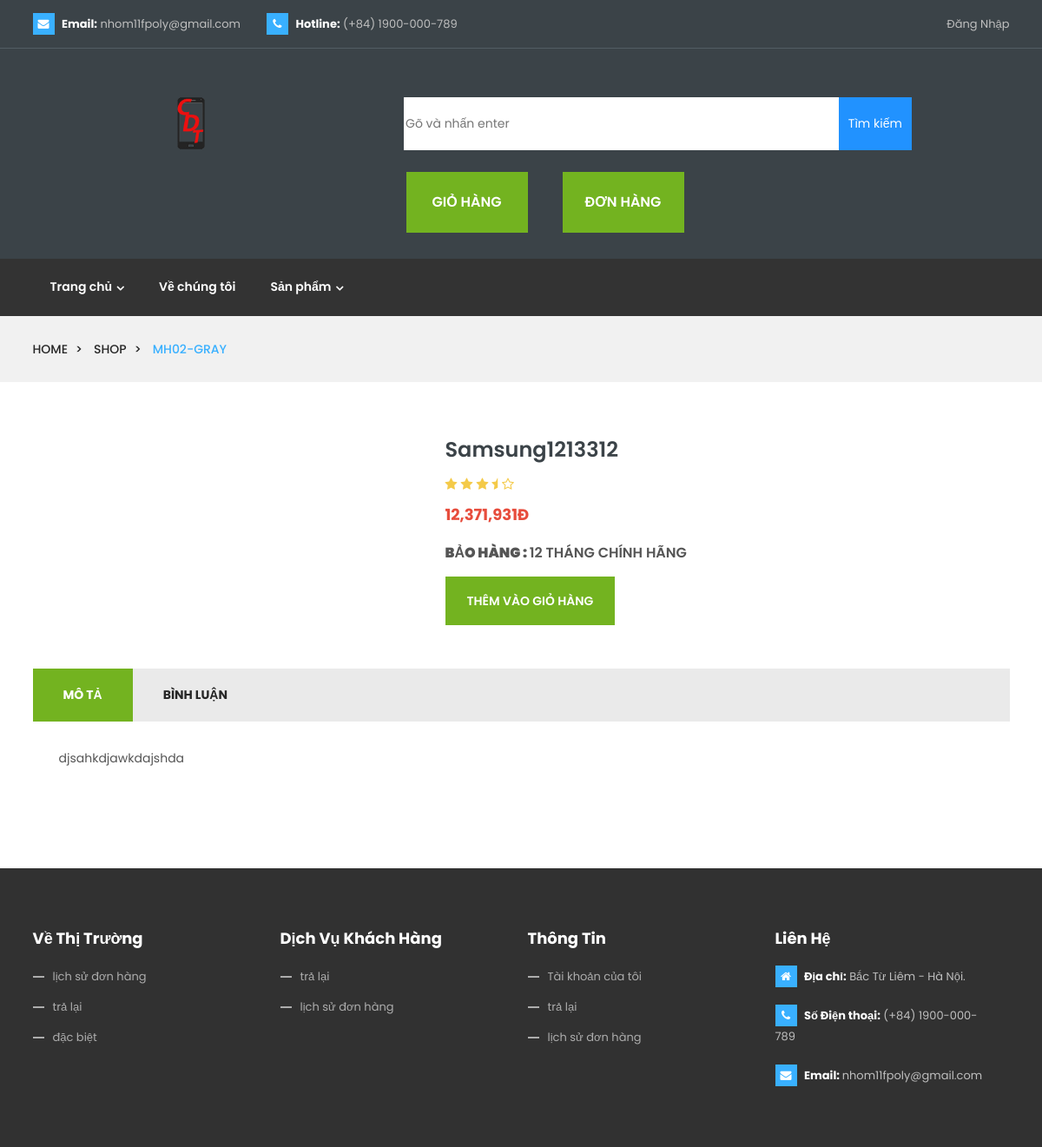
The app's page /index.php?act=sanphamct&id_sp=3 with its own data.
### tables this page shows
CREATE TABLE `sanpham` (
  `id_sp` int NOT NULL,
  `name_sp` varchar(50) NOT NULL,
  `img_sp` char(40) NOT NULL,
  `price_sp` int NOT NULL,
  `mota_sp` varchar(2000) NOT NULL,
  `id_danhmuc` int NOT NULL
);

### model/pdo.php (called while the page is built, shortened)
<?php
function pdo_get_connection()
{
    $dburl = "mysql:host=localhost;dbname=db_chung;charset=utf8";
    $username = 'root';
    $password = '';
    $conn = new PDO($dburl, $username, $password);
    $conn->setAttribute(PDO::ATTR_ERRMODE, PDO::ERRMODE_EXCEPTION);
    return $conn;
}
function pdo_query_one($sql)
{
    $sql_args = array_slice(func_get_args(), 1);
    try {
        $conn = pdo_get_connection();
        $stmt = $conn->prepare($sql);
        $stmt->execute($sql_args);
        $row = $stmt->fetch(PDO::FETCH_ASSOC);
        return $row;
    } catch (PDOException $e) {
        throw $e;
    } finally {
        unset($conn);
    }
}

### model/sanpham.php (called while the page is built, shortened)
<?php
    function load_one_sanpham($id)
    {
        if ($id >0) {
            $sql = "SELECT * from sanpham where id_sp =". $id;
            $sp = pdo_query_one($sql);
            return $sp;
        }else{
            return "";
        }
    }
?>

### font_end/detail.php (the view, shortened to what this page needs)
<div class="page-breadcrumb-wrap">
    <div class="container">
        <div class="row">
            <div class="col-lg-12">
                <div class="page-breadcrumb">
                    <ul class="nav">
                        <li><a href="index.php?act=go_home">Home</a></li>
                        <li><a href="shop.html">Shop</a></li>
                        <li><a href="#" class="active">MH02-Gray</a></li>
                    </ul>
                </div>
            </div>
        </div>
    </div>
</div>
<div id="page-content-wrapper">
    <div class="container">
        <div class="row">
            <div class="col-lg-12">
                <div class="single-product-page-content">
                    <div class="row">
                        <div class="col-lg-5">
                        </div>
                        <div class="col-lg-7">
                            <div class="product-details">
                                <h2><a href="single-product.html"><?php echo $name_sp  ?></a></h2>
                                <div class="rating">
                                    <i class="fa fa-star"></i>
                                    <i class="fa fa-star"></i>
                                    <i class="fa fa-star"></i>
                                    <i class="fa fa-star-half"></i>
                                    <i class="fa fa-star-o"></i>
                                </div>
                                <span class="price"><?php echo number_format($price_sp) ?>Đ</span>
                                <div class="product-info-stock-sku">
                                    <p style="padding-top: 10px;"><b>Bảo hàng : </b> 12 Tháng Chính hãng</p>
                                </div>
                                <?php
                                echo '
                                <form action="index.php?act=cart" method="post">
                                                   <input type="hidden" name="id_sp" value="'.$id_sp.'">
                                                   <input type="hidden" name="name_sp" value="'.$name_sp.'">
                                                   <input type="hidden" name="img_sp" value="'.$img_sp.'">
                                                   <input type="hidden" name="price_sp" value="'.$price_sp.'">
                                                   <div class="product-quantity d-flex align-items-center">
                                <input type="submit" value="Thêm vào giỏ hàng" name="add_to_cart" style="    background-color: #73b320;
                                    border: none;
                                    color: #fff;
                                    font-weight: 600;
                                    line-height: 1.2;
                                    margin: 0;
                                    padding: 20px 25px;
                                    text-transform: uppercase;
                                    outline: none;
                                    border-radius: 0;
                                    font-size: 1.4rem;">
                                </div>
                                </form>
                                ';
                                ?>
                            </div>
                        </div>
                    </div>
                    <div class="row">
                        <div class="col-lg-12">
                            <div class="product-full-info-reviews">
                                <nav class="nav" id="nav-tab">
                                    <a class="active" id="description-tab" data-bs-toggle="tab" href="#description">Mô tả</a>
                                    <a id="reviews-tab" data-bs-toggle="tab" href="#reviews">Bình luận</a>
                                </nav>
                                <div class="tab-content" id="nav-tabContent">
                                    <div class="tab-pane fade show active" id="description">
                                        <p><?php echo $mota_sp  ?></p>
                                    </div>
                                </div>
                            </div>
                        </div>
                    </div>
                </div>
            </div>
        </div>
    </div>
</div>

### records on screen
sanpham: name_sp "Samsung1213312", price_sp "12,371,931", mota_sp "djsahkdjawkdajshda"
